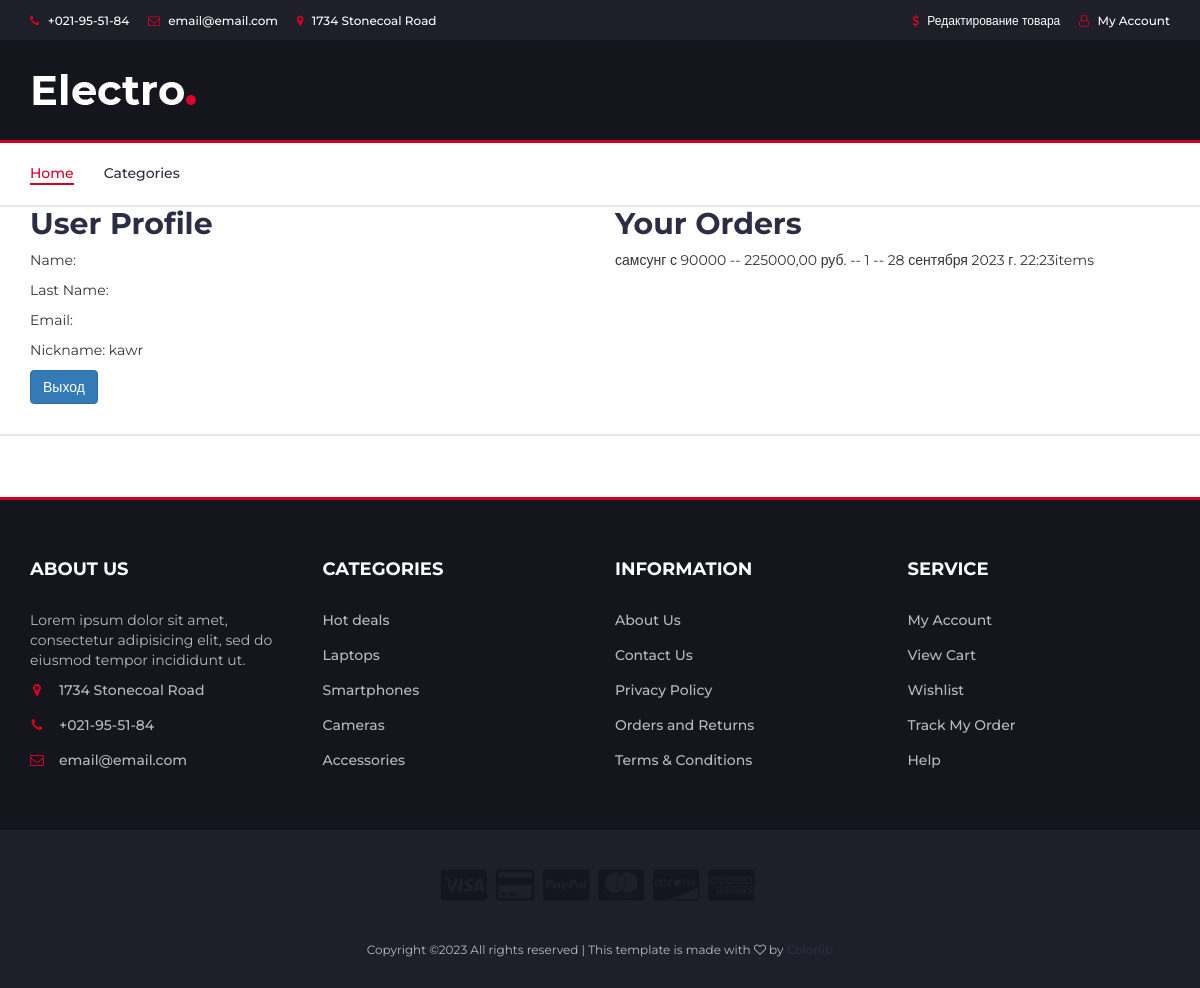
The app's page /users/profile/ (signed in), older data.
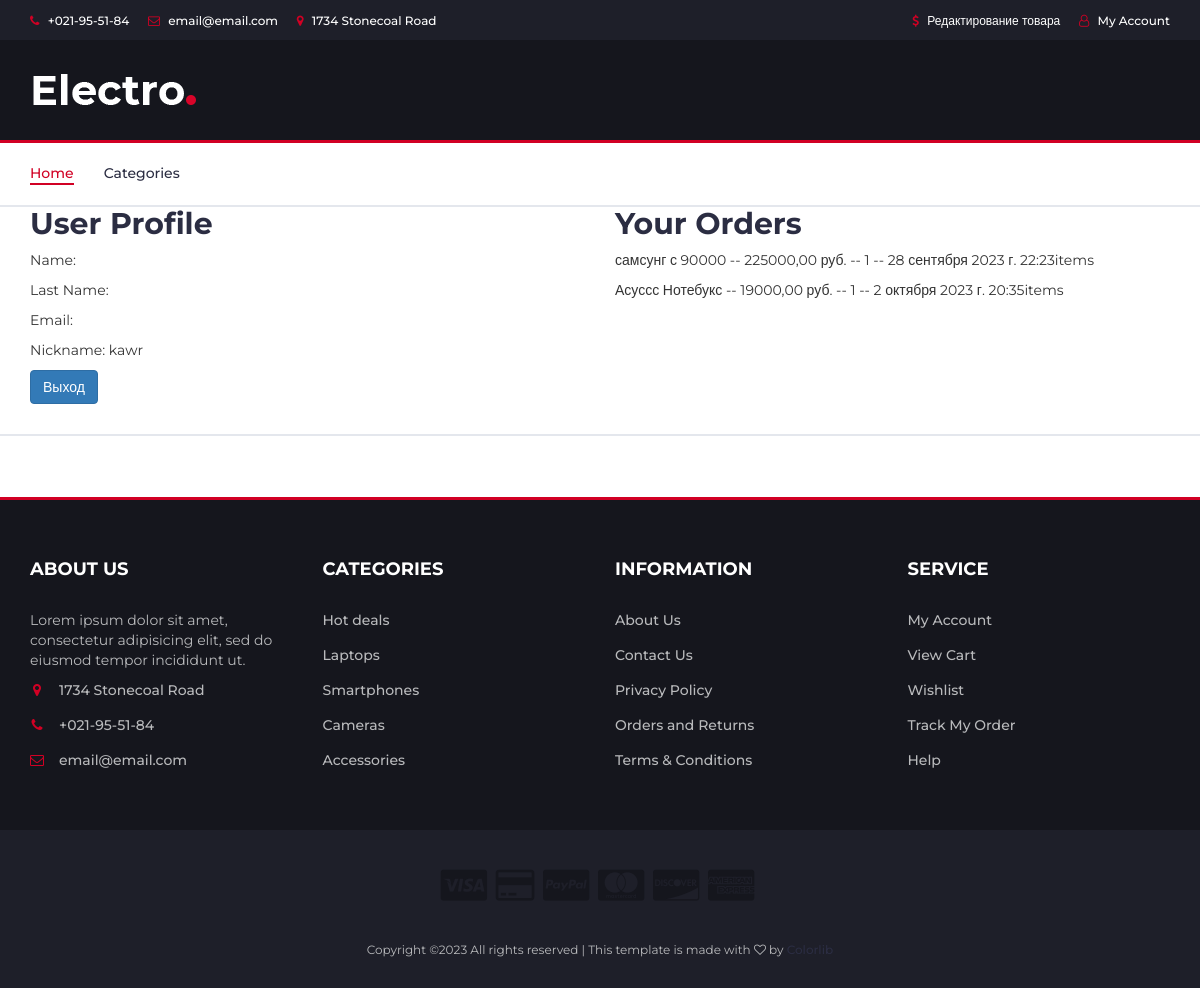
The same page, newer data.
### products/models.py (models this page shows, shortened)
class Orders(models.Model):
    user = models.ForeignKey(to=Users, on_delete=models.CASCADE)
    products = models.ForeignKey(to=Product, on_delete=models.CASCADE)
    quantity = models.PositiveIntegerField(default=0)
    create_at = models.DateTimeField(auto_now_add=True)
    objects = BasketQuerySet.as_manager()
    def sum(self):
        return self.quantity * self.products.price

class Product(models.Model):
    name = models.CharField(max_length=125)
    description = models.TextField()
    price = models.DecimalField(max_digits=8, decimal_places=2)
    quantity = models.PositiveIntegerField(default=0)
    category = models.ForeignKey('Category', null=True, blank=True, on_delete=models.SET_NULL)
    creat_at = models.DateTimeField(auto_now_add=True)
    image = models.ImageField(upload_to='products', blank=True, null=True)
    is_published = models.BooleanField(default=True)
    class Meta:
        verbose_name = 'product'
        verbose_name_plural = 'products'

### users/views.py (the view)
# urls.py: path('profile/', profile, name='profile'),
def profile(request):
    if not request.user.is_authenticated:
        return HttpResponseRedirect(reverse('users:login'))
    context = {
        'title': 'Профиль',
        'orders': Orders.objects.filter(user=request.user),
    }
    return render(request, 'users/profile.html', context=context)

### users/templates/users/profile.html
{% extends 'products/base.html' %}
{% block content %}
<div class="container">
  <div class="row">
    <div class="col-md-6">
      <h2>User Profile</h2>
      <p>Name: {{ user.first_name }}</p>
      <p>Last Name: {{ user.last_name }}</p>
      <p>Email: {{ user.email }}</p>
      <p>Nickname: {{ user.username }}</p>
      <a href="{% url 'users:logout' %}" class="btn btn-primary">Выход</a>
    </div>
    <div class="col-md-6">
      <h2>Your Orders</h2>
      <ul>
        {% for order in orders %}
          <li>
              <p>{{ order.products.name }} -- {{ order.sum }} руб. -- {{ order.quantity }} -- {{ order.create_at }}items</p>
          </li>
        {% endfor %}
      </ul>
    </div>
  </div>
</div>
{% endblock %}

Row changes from the older to the newer data that the page shows:
added Orders: products.name "Асуссс Нотебукс", sum "19000,00", quantity "1", create_at "2 октября 2023 г. 20:35"
